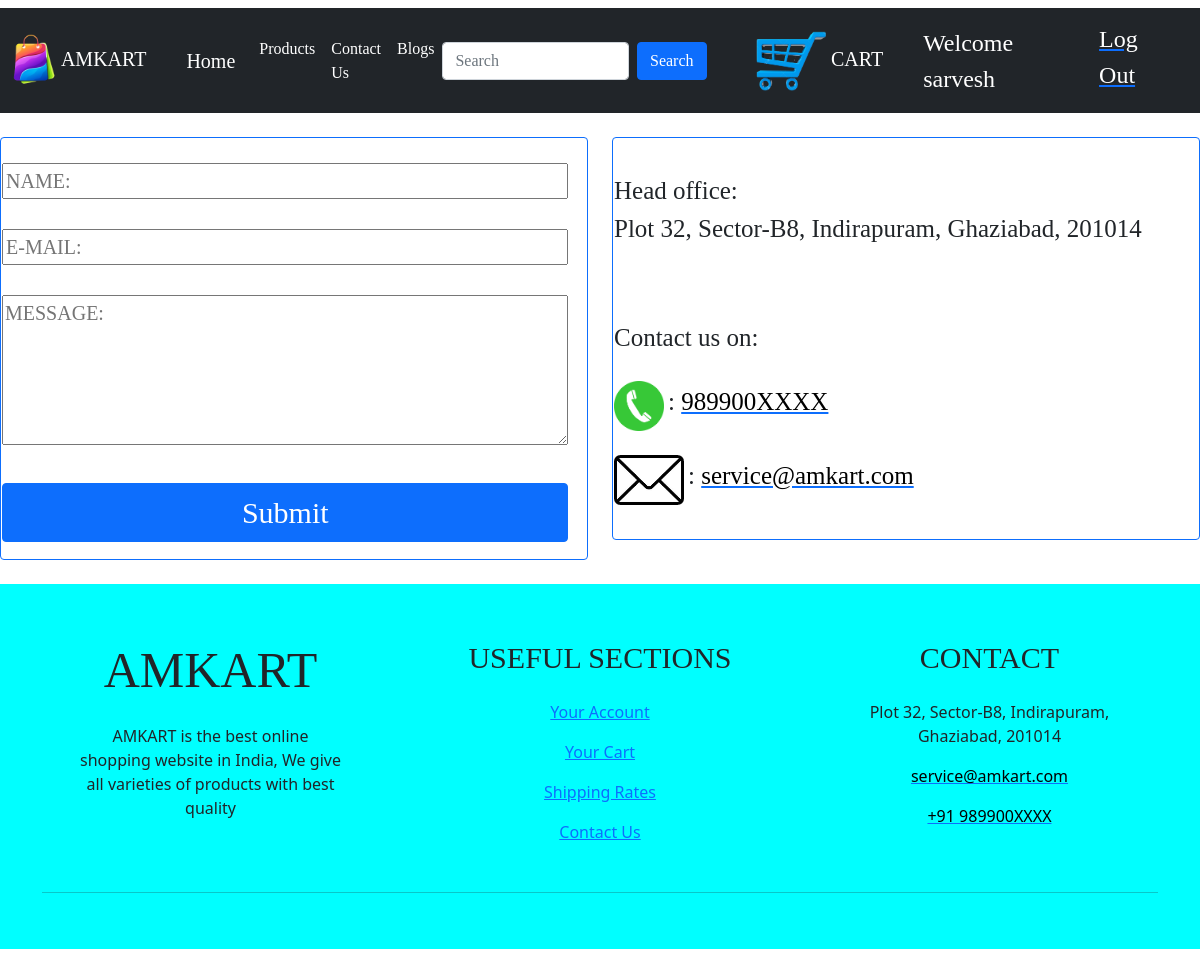
The page /contact/ (signed in) on the database its author committed.
### app/models.py (models this page shows, shortened)
class company(models.Model):
    name=models.CharField(max_length=200, null=True)
    logo=models.ImageField(upload_to='static')

### p2/views.py (the view)
# urls.py: path('contact/', views.contact, name="contact"),
@login_required(login_url="login")
def contact(request):
    form=contact_us_form
    if request.method=='POST':
        form=contact_us_form(request.POST)
        if form.is_valid:
            form.save()
    Details=company.objects.all()
    context={"Details": Details, "form": form}
    return render(request, 'helo/contact.html', context)

### p2/templates/helo/contact.html (shortened to what this page needs)
{% extends "helo/basic.html" %}
{% block body %}
<div class="row" style="margin-top: 2%; margin-bottom: 2%; font-family: Kristen ITC;">
  <div class="col-sm-6">
    <div class="card border border-primary" style="font-size: 20px;">
      <table>
        <tr>
        <td>
          <div class="form">
            <form method="POST" onsubmit="return submitted_alert()">
                <div class="mb-3 mt-4">
                  <input type="text" name="name" maxlength="200" required="" id="id_name" style="width: 97%;" placeholder="NAME:">
                  <br><br>
                  <input type="email" name="e_mail" maxlength="200" required="" id="id_e_mail" style="width: 97%;" placeholder="E-MAIL:">
                  <br><br>
                  <textarea name="message" maxlength="500" required="" id="id_message" style="width: 97%; height: 150px;" placeholder="MESSAGE:"></textarea>
                  <br><br>
                  <input type="submit" class="btn btn-primary" style="font-size: 30px; width: 97%;" value="Submit">
                </div>
              </form>
            </div>
        </td>
        </tr>
        </table>
    </div>
  </div>
  <div class="col-sm-6">
    <div class="card border border-primary">
      <table style="margin-bottom: 5.7%; margin-top: 5.7%;">
        <tr>
        <td>
        <label style="font-size: 25px; font-family:arial black">Head office:<br>Plot 32, Sector-B8, Indirapuram, Ghaziabad, 201014</label>
        <br><br><br><br>
        <label style="font-size: 25px; font-family:arial black">Contact us on: </label>
        <br><br>
        <img src="/media/static/call_icon.png" height=50 width=50>
        <label style="font-size: 25px;font-family:arial black"> : <a href="tel:989900XXXX"><font color="black">989900XXXX</font></a></label>
        <br><br>
        <img src="/media/static/mail_icon.png" height=50 width=70>
        <label style="font-size: 25px; font-family:arial black"> : <a href="mailto:service@amkart.com"><font color="black">service@amkart.com</font></a></label>
        </td>
        </tr>
        </table>
    </div>
  </div>
</div>
{% endblock %}

### p2/templates/helo/basic.html (shortened to what this page needs)
{% load static %}
<!doctype html>
<html lang="en">
  <head>
    <link href="https://cdn.jsdelivr.net/npm/bootstrap@5.0.1/dist/css/bootstrap.min.css" rel="stylesheet">
  </head>
  <body onload="ma()">
    <nav class="navbar navbar-expand-lg navbar-dark bg-dark mt-2" style="font-family: Kristen ITC;">
      <nav class="navbar navbar-dark bg-dark">
        <div class="container-fluid">
          <a class="navbar-brand" href="{% url 'index' %}">
            {% for a in Details %}
            <img src="/media/{{a.logo}}" alt="logo" width="45" height="54" class="d-inline-block align-text-center">
            {{a.name}}
            {% endfor %}
          </a>
        </div>
      </nav>
      <div class="container-fluid">
        <a class="navbar-brand" href="{% url 'index' %}">Home</a>
        <div class="collapse navbar-collapse" id="navbarSupportedContent">
          <ul class="navbar-nav me-auto mb-2 mb-lg-0">
            <li class="nav-item">
              <a class="nav-link active" aria-current="page" href="{% url 'products' %}">Products</a>
            </li>
            <li class="nav-item">
              <a class="nav-link active" href="{% url 'contact' %}">Contact Us</a>
            </li>
            <li class="nav-item">
              <a class="nav-link active" href="{% url 'blog' %}">Blogs</a>
            </li>
          </ul>
          <form class="d-flex" style="margin-right: 4%;">
            <input class="form-control me-2" type="search" placeholder="Search" aria-label="Search">
            <button class="btn btn-primary" type="submit">Search</button>
          </form>
          <nav class="navbar navbar-light">
            <div class="container">
              <a class="navbar-brand" href="{% url 'cart' %}">
                <img src="/media/static/cart_icon.png" alt="cart" width="70" height="60">
                CART
              </a>
            </div>
          </nav>
          <nav class="navbar navbar-light">
            <div class="container">
              <p1 style="color: white; font-size: 150%; font-family: Kristen ITC;" id="wel">Welcome</p1>
              <pre> </pre>
          <p1 style="color: white; font-size: 150%; font-family: Kristen ITC;" id="usern">{{user.username}}</p1>
            </div>
          </nav>
          <label style="color: white; font-size: 150%; margin-bottom: 0.2cm; margin-left: 2%; margin-right: 2%;" id="logt"><a href="/logout"><font color="white">Log Out</font></a></label>
        </div>
      </div>
    </nav>
    {% block body %} {% endblock %}
<div class="footer" style="margin-bottom: 0.7%;">
<footer class="page-footer font-small mdb-color pt-4">
  <div class="container text-center text-md-left">
    <div class="row text-center text-md-left mt-3 pb-3">
      <div class="col-md-3 col-lg-3 col-xl-3 mx-auto mt-3">
        <h6 class="text-uppercase mb-4 font-weight-bold" style="font-size: 50px; font-family: Kristen ITC;">AMKART</h6>
        <p>AMKART is the best online shopping website in India, We give all varieties of products with best quality</p>
      </div>
      <div class="col-md-3 col-lg-2 col-xl-2 mx-auto mt-3" style="width: 30%;">
        <h6 class="text-uppercase mb-4 font-weight-bold" style="font-size: 30px; font-family: Kristen ITC;">Useful sections</h6>
        <p>
          <a href="#">Your Account</a>
        </p>
        <p>
          <a href="{% url 'cart' %}">Your Cart</a>
        </p>
        <p>
          <a href="{% url 'shipping_rates' %}">Shipping Rates</a>
        </p>
        <p>
          <a href="{% url 'contact' %}">Contact Us</a>
        </p>
      </div>
      <div class="col-md-4 col-lg-3 col-xl-3 mx-auto mt-3">
        <h6 class="text-uppercase mb-4 font-weight-bold" style="font-size: 30px; font-family: Kristen ITC;">Contact</h6>
        <p>
          Plot 32, Sector-B8, Indirapuram, Ghaziabad, 201014</p>
        <p>
          <a href="mailto:service@amkart.com"><font color="black">service@amkart.com</font></a></p>
        <p>
          <a href="tel:989900XXXX"><font color="black">+91 989900XXXX</font></a></p>
      </div>
    </div>
    <hr>
    <div class="row d-flex align-items-center">
      <div class="col-md-5 col-lg-4 ml-lg-0">
        <div class="text-center text-md-right">
          <ul class="list-unstyled list-inline">
            <li class="list-inline-item">
              <a class="btn-floating btn-sm rgba-white-slight mx-1">
              </a>
            </li>
            <li class="list-inline-item">
              <a class="btn-floating btn-sm rgba-white-slight mx-1">
              </a>
            </li>
            <li class="list-inline-item">
              <a class="btn-floating btn-sm rgba-white-slight mx-1">
              </a>
            </li>
            <li class="list-inline-item">
              <a class="btn-floating btn-sm rgba-white-slight mx-1">
              </a>
            </li>
          </ul>
        </div>
      </div>
    </div>
  </div>
</footer>
</div>
  </body>
</html>

### p2/templates/helo/basic.html (style rules this page uses)
.footer { background-color: aqua; }

### rows shown on the page
company: logo (picture), name "AMKART"

### other values the page prints
{{ user.username }} "sarvesh"
